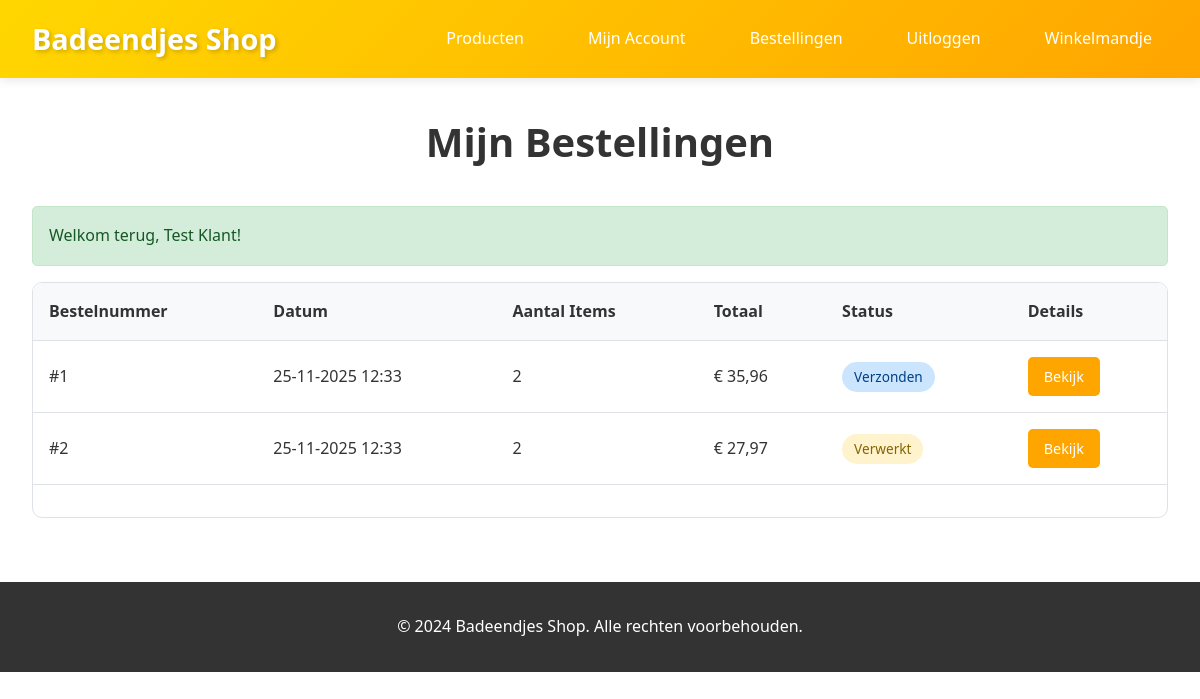
The app's page /customer/orders.php (signed in) with its own data.
### tables this page shows
CREATE TABLE orders (
    id INT PRIMARY KEY AUTO_INCREMENT,
    customer_id INT NOT NULL,
    order_date TIMESTAMP DEFAULT CURRENT_TIMESTAMP,
    total_price DECIMAL(10,2) NOT NULL,
    discount_applied DECIMAL(10,2) DEFAULT 0,
    status ENUM('nieuw', 'verwerkt', 'verzonden') DEFAULT 'nieuw',
    FOREIGN KEY (customer_id) REFERENCES customers(id) ON DELETE CASCADE
);

### includes/functions.php (called while the page is built, shortened)
<?php
function escape($string) {
    return htmlspecialchars($string, ENT_QUOTES, 'UTF-8');
}
function formatPrice($price) {
    return '€ ' . number_format($price, 2, ',', '.');
}
function getFlashMessage() {
    if (isset($_SESSION['flash_message'])) {
        $message = $_SESSION['flash_message'];
        return $message;
    }
    return null;
}
?>

### customer/orders.php (the view, shortened to what this page needs)
<?php
require_once '../includes/config.php';
require_once '../includes/functions.php';
$customer = getCurrentCustomer($pdo);
$stmt = $pdo->prepare("
    SELECT o.*,
           COUNT(oi.id) as item_count
    FROM orders o
    LEFT JOIN order_items oi ON o.id = oi.order_id
    WHERE o.customer_id = ?
    GROUP BY o.id
    ORDER BY o.order_date DESC
");
$stmt->execute([$customer['id']]);
$orders = $stmt->fetchAll();
$flash = getFlashMessage();
?>
<!DOCTYPE html>
<html lang="nl">
<head>
    <link rel="stylesheet" href="../assets/css/style.css">
</head>
<body>
    <header>
        <nav>
            <a href="../index.php" class="logo"> Badeendjes Shop</a>
            <ul class="nav-links">
                <li><a href="../index.php">Producten</a></li>
                <li><a href="account.php">Mijn Account</a></li>
                <li><a href="orders.php">Bestellingen</a></li>
                <li><a href="logout.php">Uitloggen</a></li>
                <li class="cart-icon">
                    <a href="../cart.php"> Winkelmandje
                    </a>
                </li>
            </ul>
        </nav>
    </header>
    <main>
        <h1>Mijn Bestellingen</h1>
        <?php if ($flash): ?>
            <div class="flash-message flash-<?php echo $flash['type']; ?>">
                <?php echo escape($flash['message']); ?>
            </div>
        <?php endif; ?>
        <?php if (empty($orders)): ?>
            <div class="empty-state">
                <div class="empty-state-icon"></div>
                <h2>Nog geen bestellingen</h2>
                <p>Je hebt nog geen bestellingen geplaatst.</p>
                <a href="../index.php" class="btn mt-3">Start met winkelen</a>
            </div>
        <?php else: ?>
            <div style="background: white; border: 1px solid var(--border-color); border-radius: 10px; overflow: hidden;">
                <table>
                    <thead>
                        <tr>
                            <th>Bestelnummer</th>
                            <th>Datum</th>
                            <th>Aantal Items</th>
                            <th>Totaal</th>
                            <th>Status</th>
                            <th>Details</th>
                        </tr>
                    </thead>
                    <tbody>
                        <?php foreach ($orders as $order): ?>
                            <tr>
                                <td>#<?php echo $order['id']; ?></td>
                                <td><?php echo date('d-m-Y H:i', strtotime($order['order_date'])); ?></td>
                                <td><?php echo $order['item_count']; ?></td>
                                <td><?php echo formatPrice($order['total_price']); ?></td>
                                <td>
                                    <span class="status-badge status-<?php echo $order['status']; ?>">
                                        <?php echo ucfirst($order['status']); ?>
                                    </span>
                                </td>
                                <td>
                                    <a href="order_detail.php?id=<?php echo $order['id']; ?>" class="btn btn-small">
                                        Bekijk
                                    </a>
                                </td>
                            </tr>
                        <?php endforeach; ?>
                    </tbody>
                </table>
            </div>
        <?php endif; ?>
    </main>
    <footer>
        <p>&copy; 2024 Badeendjes Shop. Alle rechten voorbehouden.</p>
    </footer>
</body>
</html>

### assets/css/style.css (style rules this page uses)
:root { --primary-color: #FFD700; --secondary-color: #FFA500; --accent-color: #FF6B6B; --text-color: #333; --light-bg: #F8F9FA; --border-color: #DEE2E6; --success-color: #28A745; --warning-color: #FFC107; --danger-color: #DC3545; }
* { margin: 0; padding: 0; box-sizing: border-box; }
body { font-family: 'Segoe UI', Tahoma, Geneva, Verdana, sans-serif; line-height: 1.6; color: var(--text-color); background-color: #fff; }
header { background: linear-gradient(135deg, var(--primary-color), var(--secondary-color)); padding: 1rem 0; box-shadow: 0 2px 10px rgba(0,0,0,0.1); }
nav { max-width: 1200px; margin: 0 auto; padding: 0 2rem; display: flex; justify-content: space-between; align-items: center; }
.logo { font-size: 1.8rem; font-weight: bold; color: white; text-decoration: none; text-shadow: 2px 2px 4px rgba(0,0,0,0.2); }
.nav-links { display: flex; gap: 2rem; align-items: center; list-style: none; }
.nav-links a { color: white; text-decoration: none; font-weight: 500; transition: all 0.3s; padding: 0.5rem 1rem; border-radius: 5px; }
.cart-icon { position: relative; }
main { max-width: 1200px; margin: 2rem auto; padding: 0 2rem; }
h1, h2, h3 { color: var(--text-color); margin-bottom: 1rem; }
h1 { font-size: 2.5rem; text-align: center; margin-bottom: 2rem; }
.flash-message { padding: 1rem; margin-bottom: 1rem; border-radius: 5px; font-weight: 500; }
.flash-success { background-color: #D4EDDA; color: #155724; border: 1px solid #C3E6CB; }
.btn { display: inline-block; padding: 0.75rem 1.5rem; background-color: var(--secondary-color); color: white; text-decoration: none; border: none; border-radius: 5px; cursor: pointer; font-size: 1rem; font-weight: 500; transition: all 0.3s; text-align: center; }
.btn-small { padding: 0.5rem 1rem; font-size: 0.9rem; }
table { width: 100%; border-collapse: collapse; margin-bottom: 2rem; background: white; }
table th, table td { padding: 1rem; text-align: left; border-bottom: 1px solid var(--border-color); }
table th { background-color: var(--light-bg); font-weight: bold; }
.status-badge { display: inline-block; padding: 0.25rem 0.75rem; border-radius: 20px; font-size: 0.85rem; font-weight: 500; }
.status-verwerkt { background-color: #FFF3CD; color: #856404; }
.status-verzonden { background-color: #CCE5FF; color: #004085; }
footer { background-color: var(--text-color); color: white; text-align: center; padding: 2rem 0; margin-top: 4rem; }

### records on screen
orders: id "1", order_date "25-11-2025 12:33", item_count "2", total_price "€ 35,96", status "Verzonden"
orders: id "2", order_date "25-11-2025 12:33", item_count "2", total_price "€ 27,97", status "Verwerkt"

### other values on screen
$flash['message'] "Welkom terug, Test Klant!"
